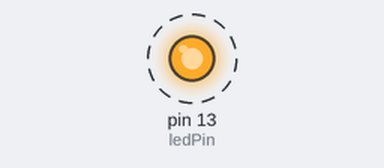
Recording of a sketch running on a simulated Arduino Uno, built with avr-gcc and run on an emulated ATmega328P. Parts: output pins drawn as LEDs (lit = HIGH). Dashed ring = blinking.

Above: at 0.2 s.
Timing chart, 0 to 3.0 s (numbered marks = the images above):
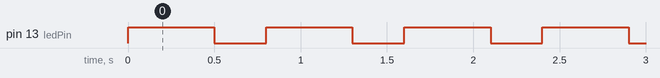

Measured:
- by itself, pin 13 (ledPin): alternates HIGH for 0.50 s and LOW for 0.30 s

The sketch:

exercicio1.ino
```cpp
int ledPin = 13;
int tempoLigado = 500;
int tempoDesligado = 300;

void setup() {
  pinMode(ledPin, OUTPUT);
}

void loop() {
  digitalWrite(ledPin, HIGH);
  delay(tempoLigado);

  digitalWrite(ledPin, LOW);
  delay(tempoDesligado);
}
```
